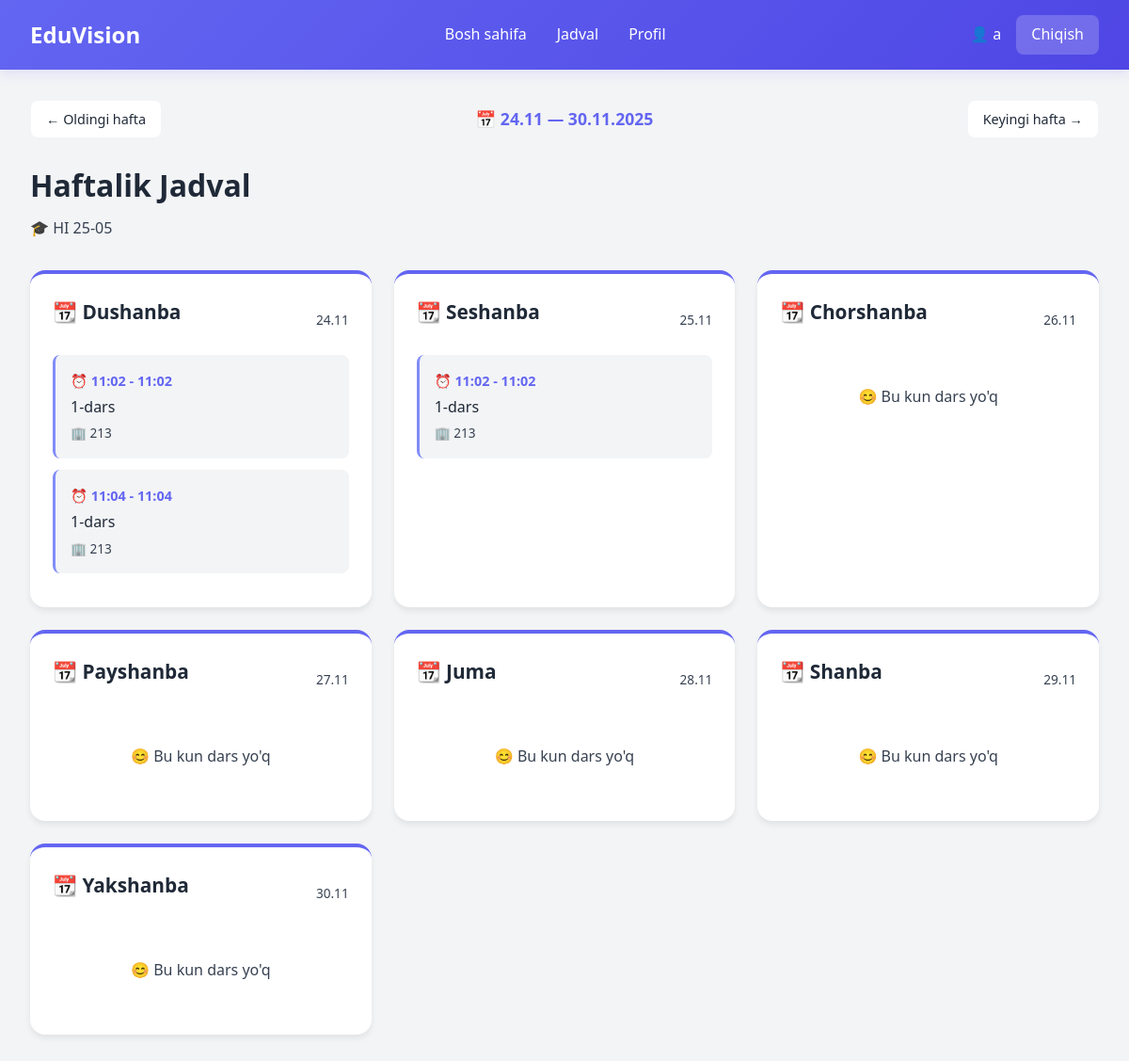
The app's page /schedule/ (signed in) with its own data.
### courses/models.py (models this page shows, shortened)
class Course(models.Model):
    title = models.CharField(max_length=200)
    description = models.TextField(blank=True)

class Schedule(models.Model):
    group = models.ForeignKey(Course, on_delete=models.CASCADE, related_name='schedule')
    lesson = models.ForeignKey(Lesson, on_delete=models.CASCADE, related_name='scheduled_in')
    day_of_week = models.CharField(max_length=10, choices=WEEK_DAYS, verbose_name="Hafta kuni")
    start_time = models.TimeField(verbose_name="Boshlanish vaqti")
    end_time = models.TimeField(verbose_name="Tugash vaqti")
    room = models.CharField(max_length=50, blank=True, verbose_name="Xona")
    class Meta:
        unique_together = ('group', 'lesson', 'day_of_week', 'start_time')
        ordering = ['day_of_week', 'start_time']

class Lesson(models.Model):
    course = models.ForeignKey(Course, on_delete=models.CASCADE, related_name='lessons', null=True, blank=True)
    title = models.CharField(max_length=200)
    description = models.TextField(blank=True)
    date = models.DateField(null=True, blank=True)
    start_time = models.TimeField(null=True, blank=True)
    order = models.PositiveIntegerField(default=0)
    file = models.FileField(upload_to='lessons/', null=True, blank=True)

### courses/views.py (the view)
# urls.py: path('schedule/', views.schedule_view, name='schedule'),
@login_required
def schedule_view(request):
    profile = request.user.profile
    if not profile.group:
        return render(request, 'schedule.html', {
            'error': 'Siz hech qanday guruhga biriktirilmagansiz.'
        })
    week_param = request.GET.get('week')
    try:
        current_monday = datetime.strptime(week_param, '%Y-%m-%d').date()
        if current_monday.weekday() != 0:  # Dushanba bo'lishi kerak
            raise ValueError
    except:
        today = datetime.today().date()
        current_monday = today - timedelta(days=today.weekday())
    prev_monday = current_monday - timedelta(days=7)
    next_monday = current_monday + timedelta(days=7)
    day_order = ['monday', 'tuesday', 'wednesday', 'thursday', 'friday', 'saturday', 'sunday']
    week_dates = {day_order[i]: current_monday + timedelta(days=i) for i in range(7)}
    schedules = Schedule.objects.filter(group=profile.group).select_related('lesson')
    schedule_by_day = defaultdict(list)
    for item in schedules:
        day_key = item.day_of_week
        if day_key in week_dates:
            schedule_by_day[day_key].append(item)
    ordered_schedule = []
    for day in day_order:
        items = sorted(schedule_by_day[day], key=lambda x: x.start_time)
        date_obj = week_dates[day]
        ordered_schedule.append({
            'day_name': dict(WEEK_DAYS)[day],
            'date': date_obj.strftime('%d.%m'),
            'items': items
        })
    context = {
        'schedule': ordered_schedule,
        'group': profile.group,
        'current_week': current_monday.strftime('%Y-%m-%d'),
        'prev_week': prev_monday.strftime('%Y-%m-%d'),
        'next_week': next_monday.strftime('%Y-%m-%d'),
        'week_range': f"{current_monday.strftime('%d.%m')} — {(current_monday + timedelta(days=6)).strftime('%d.%m.%Y')}",
        'today': datetime.today().date().strftime('%Y-%m-%d'),  # bugungi kunni belgilash uchun
    }
    return render(request, 'schedule.html', context)

### templates/schedule.html (shortened to what this page needs)
{% extends 'courses/base.html' %}
{% block content %}
<div class="schedule-header">
    <div class="week-nav">
        <a href="?week={{ prev_week }}">← Oldingi hafta</a>
        <div class="current-week">📅 {{ week_range }}</div>
        <a href="?week={{ next_week }}">Keyingi hafta →</a>
    </div>
    <h1 class="schedule-title">Haftalik Jadval</h1>
    <p class="schedule-subtitle">🎓 {{ group.title }}</p>
</div>
{% if error %}
    <div class="error-message">
        ⚠️ {{ error }}
    </div>
{% else %}
    <div class="schedule-grid" style="margin-bottom: 30px;">
        {% for day_data in schedule %}
            <div class="day-card">
                <div class="day-header {% if day_data.date == today_date %}today-highlight{% endif %}">
                    <div class="day-name">📆 {{ day_data.day_name }}</div>
                    <div class="day-date">{{ day_data.date }}</div>
                </div>
                {% if day_data.items %}
                    {% for item in day_data.items %}
                    <div class="schedule-item">
                        <div class="item-time">⏰ {{ item.start_time|time:"H:i" }} - {{ item.end_time|time:"H:i" }}</div>
                        <div class="item-lesson">{{ item.lesson.title }}</div>
                        {% if item.room %}<div class="item-room">🏢 {{ item.room }}</div>{% endif %}
                    </div>
                    {% endfor %}
                {% else %}
                    <div class="empty-day">
                        😊 Bu kun dars yo'q
                    </div>
                {% endif %}
            </div>
        {% endfor %}
    </div>
{% endif %}
{% endblock %}

### templates/courses/base.html (shortened to what this page needs)
<!DOCTYPE html>
<html lang="uz">
<head>
</head>
<body>
    <nav class="navbar">
        <div class="navbar-container">
            <a href="{% url 'courses:dashboard' %}" class="navbar-brand">
                EduVision
            </a>
            <ul class="navbar-menu desktop-menu">
                <li><a href="{% url 'courses:dashboard' %}">Bosh sahifa</a></li>
                <li><a href="{% url 'courses:schedule' %}">Jadval</a></li>
                <li><a href="{% url 'courses:profile' %}">Profil</a></li>
            </ul>
            <div class="navbar-user">
                {% if user.is_authenticated %}
                    <span class="user-info">👤 {{ user.username }}</span>
                    <a href="{% url 'courses:logout' %}" class="btn-logout">Chiqish</a>
                {% else %}
                    <a href="{% url 'courses:login' %}" class="btn-logout">Kirish</a>
                {% endif %}
            </div>
        </div>
    </nav>
    <div class="container">
        {% block content %}{% endblock %}
    </div>
</body>
</html>

### templates/courses/base.html (style rules this page uses)
* { margin: 0; padding: 0; box-sizing: border-box; }
:root { --primary: #6366f1; --primary-dark: #4f46e5; --primary-light: #818cf8; --secondary: #ec4899; --success: #10b981; --warning: #f59e0b; --danger: #ef4444; --dark: #1f2937; --light: #f3f4f6; --border: #e5e7eb; --text: #374151; --white: #ffffff; }
body { font-family: 'Segoe UI', Tahoma, Geneva, Verdana, sans-serif; background-color: var(--light); color: var(--text); line-height: 1.6; }
.navbar { background: linear-gradient(135deg, var(--primary) 0%, var(--primary-dark) 100%); padding: 1rem 2rem; box-shadow: 0 4px 12px rgba(99, 102, 241, 0.15); position: sticky; top: 0; z-index: 1000; }
.navbar-container { max-width: 1200px; margin: 0 auto; display: flex; justify-content: space-between; align-items: center; }
.navbar-brand { color: var(--white); font-size: 1.5rem; font-weight: bold; text-decoration: none; display: flex; align-items: center; gap: 0.5rem; }
.navbar-menu { display: flex; gap: 2rem; align-items: center; list-style: none; }
.navbar-menu a { color: var(--white); text-decoration: none; font-weight: 500; transition: opacity 0.3s; }
.navbar-user { display: flex; align-items: center; gap: 1rem; }
.user-info { color: var(--white); font-weight: 500; }
.btn-logout { background-color: rgba(255, 255, 255, 0.2); color: var(--white); padding: 0.5rem 1rem; border: none; border-radius: 0.5rem; cursor: pointer; text-decoration: none; transition: background-color 0.3s; }
.container { max-width: 1200px; margin: 0 auto; padding: 2rem; }
.desktop-menu { display: flex; }

### templates/schedule.html (style rules this page uses)
.schedule-header { margin-bottom: 2rem; }
.schedule-title { font-size: 2rem; font-weight: bold; color: var(--dark); margin-bottom: 0.5rem; }
.schedule-subtitle { color: var(--text); }
.schedule-grid { display: grid; grid-template-columns: repeat(auto-fill, minmax(300px, 1fr)); gap: 1.5rem; }
.day-card { background: var(--white); border-radius: 1rem; padding: 1.5rem; box-shadow: 0 4px 6px rgba(0, 0, 0, 0.07); border-top: 4px solid var(--primary); }
.day-name { font-size: 1.3rem; font-weight: bold; color: var(--dark); margin-bottom: 1rem; display: flex; align-items: center; gap: 0.5rem; }
.schedule-item { padding: 1rem; background-color: var(--light); border-radius: 0.5rem; margin-bottom: 0.75rem; border-left: 3px solid var(--primary-light); transition: all 0.3s ease; }
.item-time { font-weight: 600; color: var(--primary); font-size: 0.9rem; margin-bottom: 0.25rem; }
.item-lesson { font-weight: 500; color: var(--dark); margin-bottom: 0.25rem; }
.item-room { font-size: 0.85rem; color: var(--text); }
.empty-day { padding: 2rem; text-align: center; color: var(--text); }
.week-nav { display: flex; justify-content: space-between; align-items: center; margin-bottom: 1.5rem; flex-wrap: wrap; gap: 1rem; }
.week-nav button, .week-nav a { background: var(--white); border: 1px solid var(--light); padding: 0.5rem 1rem; border-radius: 0.5rem; font-size: 0.9rem; color: var(--dark); text-decoration: none; display: flex; align-items: center; gap: 0.5rem; transition: all 0.2s; }
.current-week { font-weight: 600; color: var(--primary); font-size: 1.1rem; }
.day-header { display: flex; justify-content: space-between; align-items: center; margin-bottom: 0.75rem; font-size: 1.1rem; color: var(--dark); }
.day-date { font-size: 0.85rem; color: var(--text); font-weight: normal; }

### records on screen
Course: title "HI 25-05"
Schedule: start_time "11:02", end_time "11:02", lesson "1-dars", room "213"
Schedule: start_time "11:04", end_time "11:04", lesson "1-dars", room "213"
Schedule: start_time "11:02", end_time "11:02", lesson "1-dars", room "213"

### other values on screen
{{ user.username }} "a"
{{ week_range }} "24.11 — 30.11.2025"
{{ day_data.day_name }} "Dushanba" "Seshanba" "Chorshanba" "Payshanba" "Juma" "Shanba" "Yakshanba"
{{ day_data.date }} "24.11" "25.11" "26.11" "27.11" "28.11" "29.11" "30.11"
